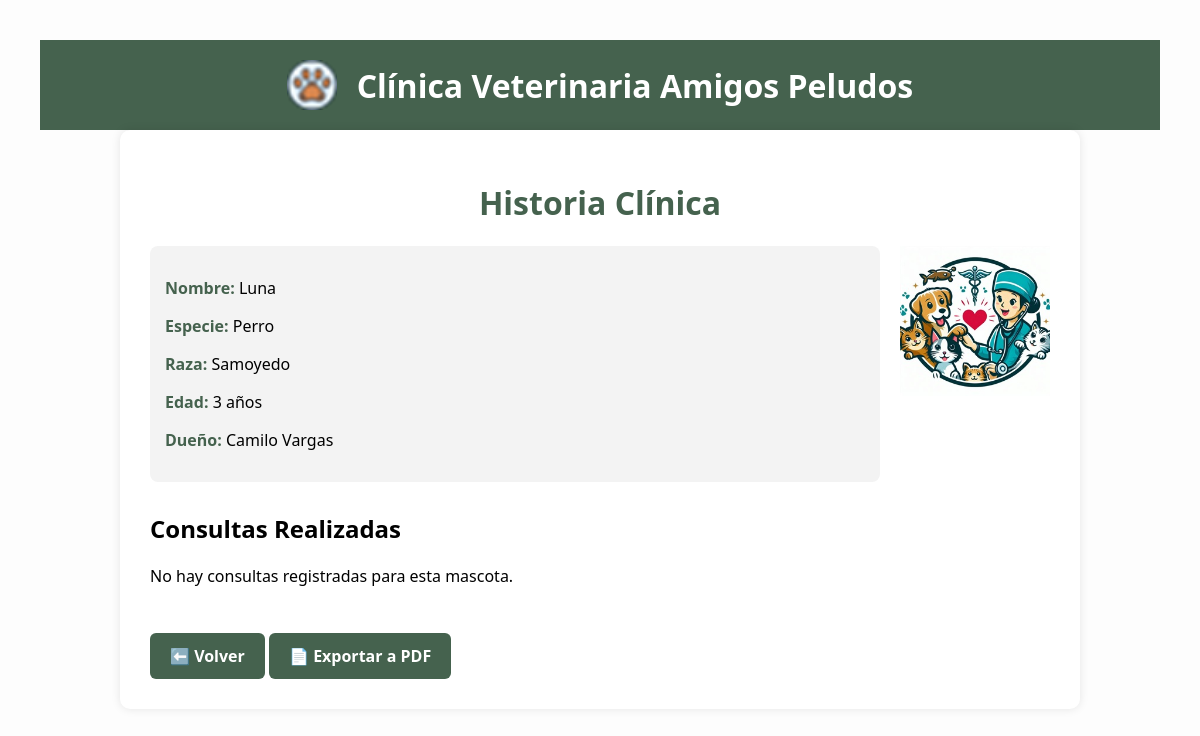
The page /mascotas/2/historia/ on the database as committed earlier.
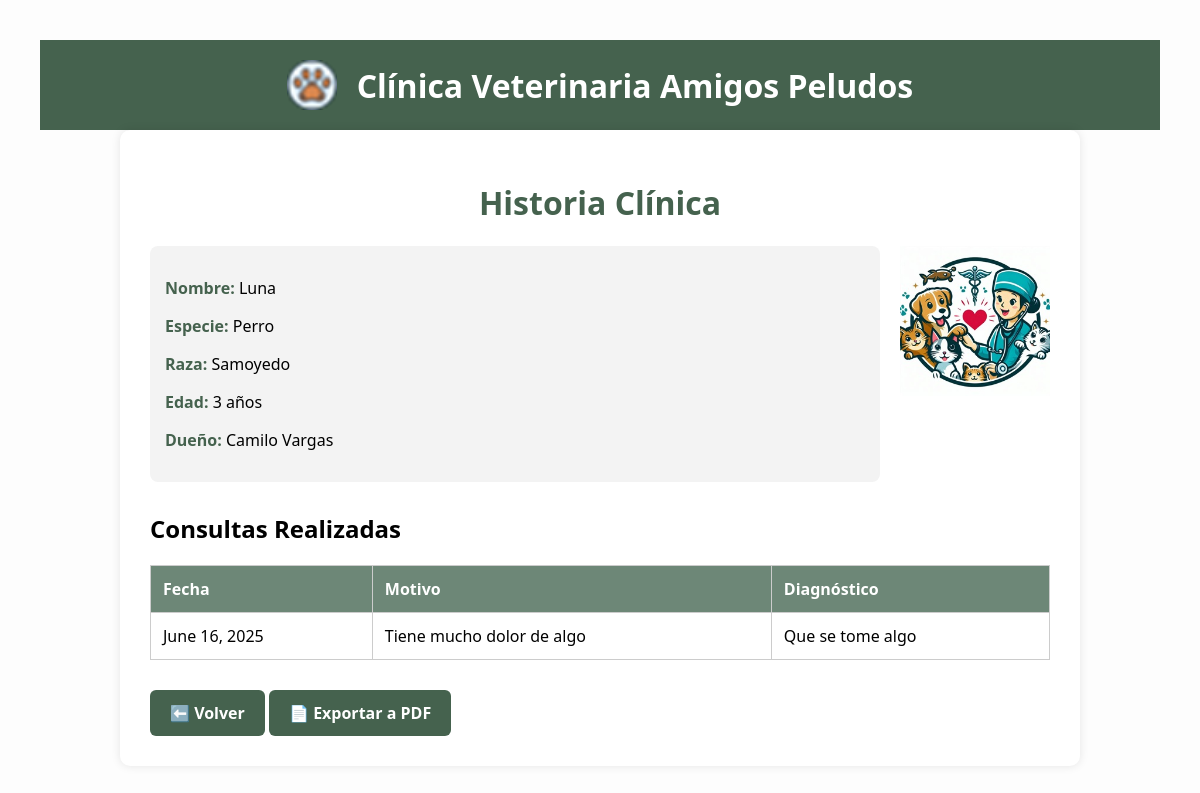
The same page on the database as committed later.
### principal/models.py (models this page shows, shortened)
class Consulta(models.Model):
    fecha = models.DateField()
    motivo = models.TextField(blank=True)
    diagnostico = models.TextField(blank=True)
    mascota = models.ForeignKey(Mascota, on_delete=models.CASCADE, related_name='consultas')
    activo = models.BooleanField(default=True)

### principal/views.py (the view)
# urls.py: path('mascotas/<int:mascota_id>/historia/', views.historia_clinica, name='historia_clinica'),
def historia_clinica(request, mascota_id):
    mascota = get_object_or_404(Mascota, pk=mascota_id)
    consultas = mascota.consultas.all().order_by('-fecha')  # related_name='consultas'
    return render(request, 'principal/historia_clinica.html', {
        'mascota': mascota,
        'consultas': consultas
    })

### principal/templates/principal/historia_clinica.html (shortened to what this page needs)
{% load static %}
<!DOCTYPE html>
<html lang="es">
<head>
</head>
<body>
    <header style="background-color: #45624E; color: white; padding: 20px; display: flex; align-items: center; justify-content: center; gap: 20px;">
        <img src="{% static 'principal/img/favicon.png' %}" alt="Logo Veterinaria" style="height: 50px;">
        <h1 style="color: white; margin: 0;">Clínica Veterinaria Amigos Peludos</h1>
    </header>
    <div class="container">
        <h1>Historia Clínica</h1>
        <div class="cabecera">
            <div class="datos-mascota">
                <p><strong>Nombre:</strong> {{ mascota.nombre_mascota }}</p>
                <p><strong>Especie:</strong> {{ mascota.especie }}</p>
                <p><strong>Raza:</strong> {{ mascota.raza }}</p>
                <p><strong>Edad:</strong> {{ mascota.edad }} años</p>
                <p><strong>Dueño:</strong> {{ mascota.cliente.nombre }}</p>
            </div>
            <div class="logo">
                <img src="{% static 'principal/img/Logo.png' %}" alt="Logo Veterinaria Amigos Peludos">
            </div>
        </div>
        <h2>Consultas Realizadas</h2>
        {% if consultas %}
        <table>
            <thead>
                <tr>
                    <th>Fecha</th>
                    <th>Motivo</th>
                    <th>Diagnóstico</th>
                </tr>
            </thead>
            <tbody>
                {% for consulta in consultas %}
                <tr>
                    <td>{{ consulta.fecha }}</td>
                    <td>{{ consulta.motivo|default:"-" }}</td>
                    <td>{{ consulta.diagnostico|default:"-" }}</td>
                </tr>
                {% endfor %}
            </tbody>
        </table>
        {% else %}
            <p>No hay consultas registradas para esta mascota.</p>
        {% endif %}
        <a href="{% url 'lista_mascotas' %}" class="btn">⬅️ Volver</a>
        <a href="{% url 'exportar_historia_pdf' mascota.id %}" class="btn">📄 Exportar a PDF</a>
    </div>
</body>
</html>

Rows that differ between the two databases and show on the page:
added Consulta: fecha "June 16, 2025", motivo "Tiene mucho dolor de algo", diagnostico "Que se tome algo"
Other text that changed with them:
text no longer shown: "No hay consultas registradas para esta mascota."
text now shown: "Fecha Motivo Diagnóstico"
